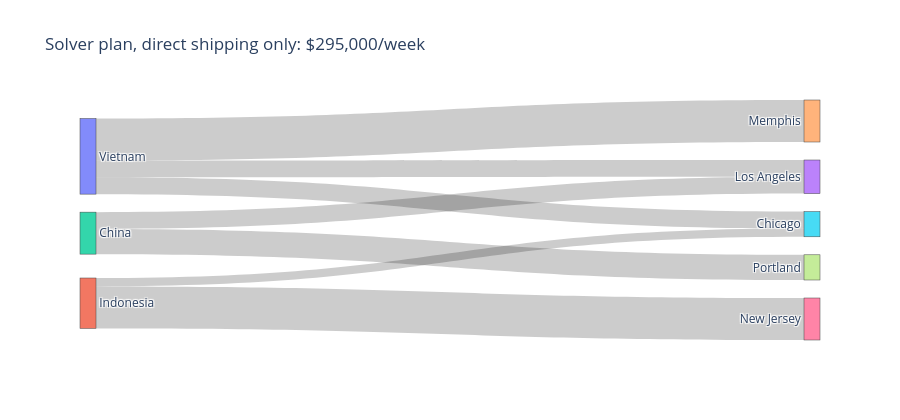

This figure's notebook cell:
### Markdown cell above
**What the solver did differently:** it kept **Indonesia for New Jersey** (25,000 pairs at $3.60), because nobody else can reach New Jersey cheaply. Memphis goes to Vietnam instead ($3.40, only $0.10 worse than Indonesia). It gave up a little on Memphis to save a lot on New Jersey ($3.90 → $3.60).

That's the key thing an LP does that a one-route-at-a-time rule can't: it weighs **every route against every other route at once**.

Here is the solver's plan as a picture. The width of each band is the number of pairs:

### Code cell
import plotly.graph_objects as go

def flow_picture(flows, title):
    """flows: list of (from, to, pairs). Draws a Sankey diagram."""
    nodes = list(dict.fromkeys([a for a, _, _ in flows] + [b for _, b, _ in flows]))
    idx = {n: i for i, n in enumerate(nodes)}
    fig = go.Figure(go.Sankey(
        node=dict(label=nodes, pad=18, thickness=16),
        link=dict(source=[idx[a] for a, _, _ in flows], target=[idx[b] for _, b, _ in flows],
                  value=[q for _, _, q in flows],
                  hovertemplate="%{source.label} -> %{target.label}<br>%{value:,.0f} pairs<extra></extra>"),
    ))
    fig.update_layout(title=title, height=420, width=900, template="plotly_white")
    fig.show()

flow_picture([(f, d, q) for (f, d), v in ship_a.items() if (q := v.varValue) > 1e-6],
             f"Solver plan, direct shipping only: ${cost_a:,.0f}/week")

### Figure 1 — Plotly figure (JSON) as saved in the notebook; plotly's stock layout.template omitted (floating-point values rounded to 4 significant figures)
{"data": [{"link": {"hovertemplate": "%{source.label} -> %{target.label}<br>%{value:,.0f} pairs<extra></extra>", "source": [0, 0, 0, 1, 1, 2, 2], "target": [3, 4, 5, 6, 5, 3, 7], "value": [10000, 25000, 10000, 25000, 5000, 10000, 15000]}, "node": {"label": ["Vietnam", "Indonesia", "China", "Los Angeles", "Memphis", "Chicago", "New Jersey", "Portland"], "pad": 18, "thickness": 16}, "type": "sankey"}], "layout": {"height": 420, "title": {"text": "Solver plan, direct shipping only: $295,000/week"}, "width": 900}}
